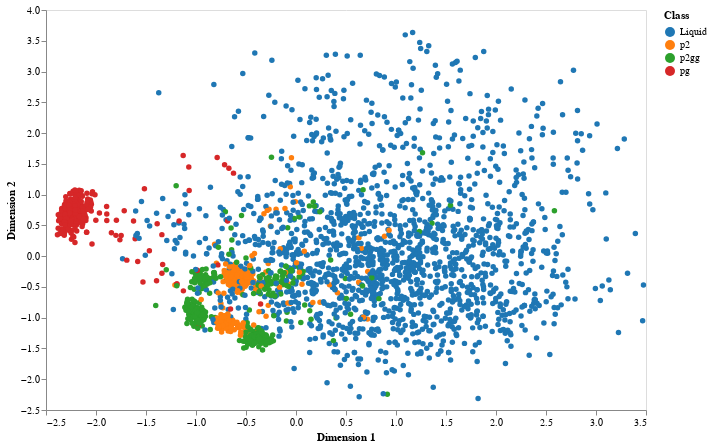

The notebook cell this image was saved under:
### Markdown cell above
Like for the orientational analysis,
I am removing the interface molecules
with the intention of making the differences more apparent.
This reduced dataset is assigned to the variable `X_od`.

Again we perform the linear principal component analysis,
extracting the two dimensions in this new space
which creates the largest separation of points.

### Code cell
pca = decomposition.PCA(n_components=2)
X_rd = pca.fit_transform(X_od)
fig = figures.plot_dimensionality_reduction(X_rd, y)
fig

### Figure 1 — Vega-Lite specification as saved in the notebook (floating-point values rounded to 4 significant figures; data arrays with more than 128 entries replaced by an {"elided": "..."} marker saying what was removed)
{"$schema": "https://vega.github.io/schema/vega-lite/v3.3.0.json", "config": {"axis": {"grid": false}, "view": {"height": 400, "width": 600}}, "data": {"name": "data-71be6ac69f884ce18b51850e4eeab9ea"}, "datasets": {"data-71be6ac69f884ce18b51850e4eeab9ea": {"elided": "3000 records"}}, "encoding": {"color": {"field": "class", "scale": {"scheme": "category10"}, "title": "Class", "type": "nominal"}, "x": {"field": "dim1", "title": "Dimension 1", "type": "quantitative"}, "y": {"field": "dim2", "title": "Dimension 2", "type": "quantitative"}}, "mark": {"opacity": 1, "type": "circle"}}
